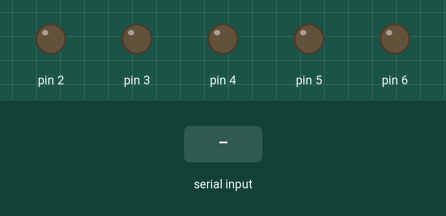
Recording of a sketch running on a simulated Arduino Uno, built with avr-gcc and run on an emulated ATmega328P. Shown: output pins drawn as LEDs (lit = HIGH). The inputs (shaded band) are chosen by the test bench.

Above: at 1.2 s.
1.3 s: "30,150\n" received over Serial
At 2.4 s:
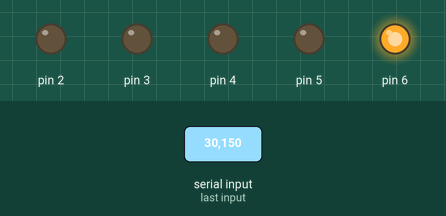
2.8 s: "90,45\n" received over Serial
4.3 s: "1\n" received over Serial
5.8 s: "5\n" received over Serial
7.3 s: "200\n" received over Serial
8.8 s: "30,150\n" received over Serial
Timing chart, 0 to 11.3 s (numbered marks = the images above; inputs shaded):
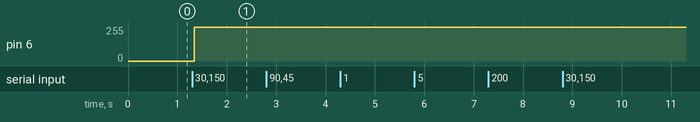

The sketch:

number.ino
```cpp
void setup()
{
  pinMode(2, OUTPUT);
  pinMode(3, OUTPUT);
  pinMode(4, OUTPUT);
  pinMode(5, OUTPUT);
  pinMode(6, OUTPUT);
  Serial.begin(9600);
}

int i;
void loop()
{
  if(Serial.available()>0)
  {
    i=Serial.read()-48;
    digitalWrite(6,LOW);
    digitalWrite(5,LOW);
    digitalWrite(4,LOW);
    digitalWrite(3,LOW);
    digitalWrite(2,LOW);
    if(i>7)
    {
      digitalWrite(5,HIGH);
      i-=8;
    }
    if(i>3)
    {
      digitalWrite(4,HIGH);
      i-=4;
    }
    if(i>1)
    {
      digitalWrite(3,HIGH);
      i-=2;
    }
    if(i==1)
    digitalWrite(2,HIGH);
    digitalWrite(6,HIGH);
  }
}
```

Measured:
- after the input at 1.3 s, pin 6: 0/255 → 255/255 at once
